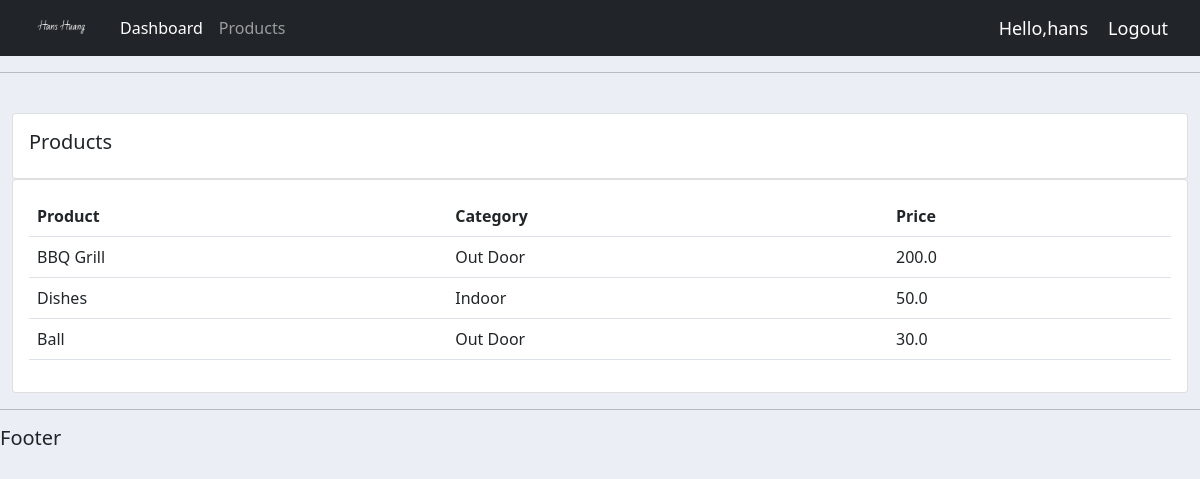
Screenshot of /products/ (signed in) with the database file from the repository.
### accounts/models.py (models this page shows, shortened)
class Product(models.Model):
    CATEGORY = (
        ('Indoor', 'Indoor'),
        ('Out Door', 'Out Door'),
    )
    name = models.CharField(max_length=200, null=True)
    price = models.FloatField(null=True)
    category = models.CharField(max_length=200, null=True, choices=CATEGORY)
    description = models.CharField(max_length=200, null=True, blank=True)
    date_created = models.DateTimeField(auto_now_add=True, null=True)
    tags = models.ManyToManyField(Tag)

### accounts/decorators.py (the view)
        def wrapper_func(request, *args, **kwargs):
            group = None
            if request.user.groups.exists():
                group = request.user.groups.all()[0].name
            if group in allowed_roles:
                return view_func(request, *args, **kwargs)
            else:
                return HttpResponse("You are not authorized to view this page")

### accounts/views.py (called while the page is built)
@login_required(login_url='login')
@allowed_user(allowed_roles=['admin'])
def products(request):
    products = Product.objects.all()
    context = {
        'products': products
    }
    return render(request, 'accounts/products.html', context)

### accounts/templates/accounts/products.html
{% extends 'base.html' %}
{% block content %}
    <br>
    <div class="row">
        <div class="col-md">
            <div class="card card-body">
                <h5>Products</h5>
            </div>
            <div class="card card-body">
                <table class="table">
                    <tr>
                        <th>Product</th>
                        <th>Category</th>
                        <th>Price</th>
                    </tr>
                    {% for prod in products %}
                        <tr>
                            <td>{{ prod.name }}</td>
                            <td>{{ prod.category }}</td>
                            <td>{{ prod.price }}</td>
                        </tr>
                    {% endfor %}
                </table>
            </div>
        </div>
    </div>
{% endblock %}

### accounts/templates/navbar.html (shortened to what this page needs)
{% load static %}
<nav class="navbar navbar-expand-lg navbar-dark bg-dark">
    <div class="container-fluid">
        <img src="{% static 'images/signature.png' %}" height="30">
        <div class="collapse navbar-collapse" id="navbarNav">
            <ul class="navbar-nav">
                {% if request.user.is_staff %}
                    <li class="nav-item">
                        <a class="nav-link active" aria-current="page" href="{% url 'home' %}">Dashboard</a>
                    </li>
                    <li class="nav-item">
                        <a class="nav-link" href="{% url 'products' %}">Products</a>
                    </li>
                {% endif %}
            </ul>
        </div>
        <span class="hello-msg">Hello,{{ request.user }}</span>
        <span><a class="hello-msg" style="text-decoration: none" href="{% url 'logout' %}">Logout</a> </span>
    </div>
</nav>

### static/css/main.css (style rules this page uses)
body { background-color: #ebeff5; }

### accounts/templates/navbar.html (style rules this page uses)
.hello-msg { font-size: 18px; color: white; margin-right: 20px; }

### rows the page displays
Product: name "BBQ Grill", category "Out Door", price "200.0"
Product: name "Dishes", category "Indoor", price "50.0"
Product: name "Ball", category "Out Door", price "30.0"

### other values shown
{{ request.user }} "hans"
